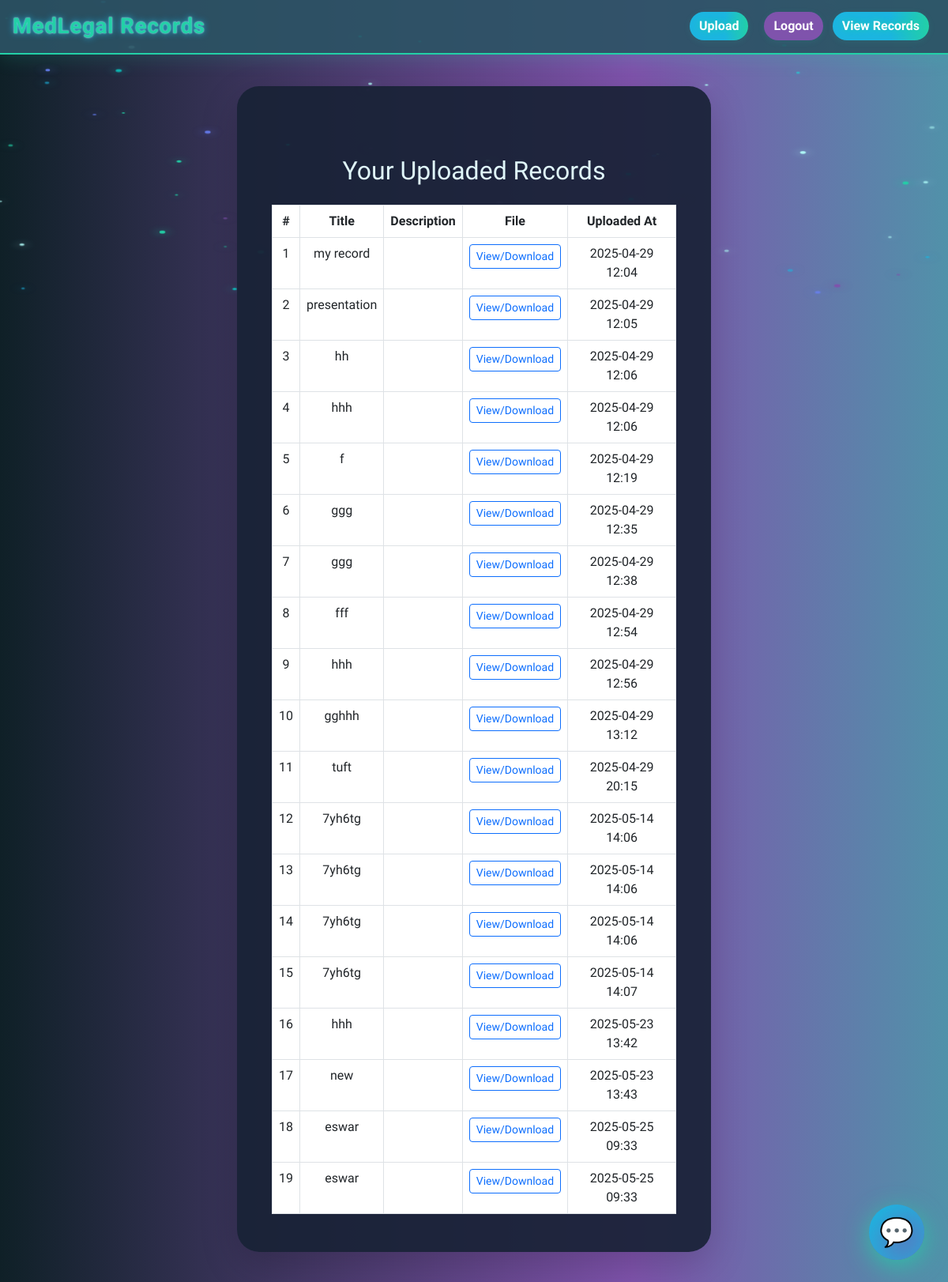
The page /core/records/ (signed in) on the database as committed earlier.
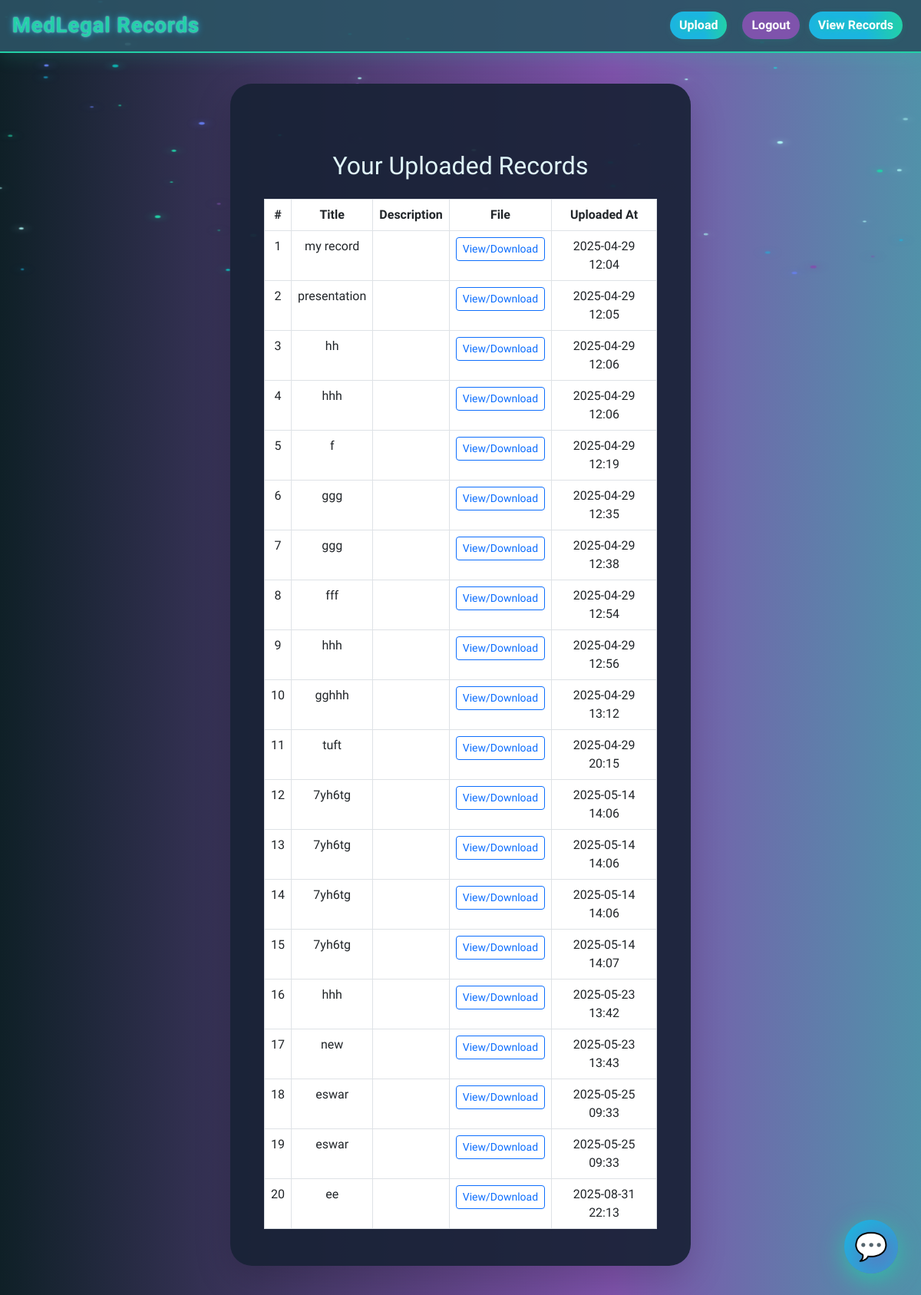
The same page on the database as committed later.
### core/models.py (models this page shows, shortened)
class Record(models.Model):
    user = models.ForeignKey(User, on_delete=models.CASCADE)
    title = models.CharField(max_length=255)
    file = models.FileField(upload_to='uploads/')
    uploaded_at = models.DateTimeField(auto_now_add=True)

### core/views.py (the view)
# urls.py: path('records/', views.records, name='records'),
@login_required
def records(request):
    records = Record.objects.filter(user=request.user)
    return render(request, 'records.html', {'records': records})

### core/templates/records.html
{% extends 'base.html' %}
{% load static %}
{% block content %}
<div class="container mt-5">
  <h2 class="mb-4 text-center">Your Uploaded Records</h2>
  {% if records %}
    <div class="table-responsive">
      <table class="table table-bordered table-hover text-center">
        <thead class="thead-dark">
          <tr>
            <th>#</th>
            <th>Title</th>
            <th>Description</th>
            <th>File</th>
            <th>Uploaded At</th>
          </tr>
        </thead>
        <tbody>
          {% for record in records %}
          <tr>
            <td>{{ forloop.counter }}</td>
            <td>{{ record.title }}</td>
            <td>{{ record.description }}</td>
            <td>
              <a href="{{ record.file.url }}" target="_blank" class="btn btn-sm btn-outline-primary">
                View/Download
              </a>
            </td>
            <td>{{ record.uploaded_at|date:"Y-m-d H:i" }}</td>
          </tr>
          {% endfor %}
        </tbody>
      </table>
    </div>
  {% else %}
    <div class="alert alert-info text-center">
      No records uploaded yet.
    </div>
  {% endif %}
</div>
{% endblock %}

Rows that differ between the two databases and show on the page:
added Record: title "ee", uploaded_at "2025-08-31 22:13"
